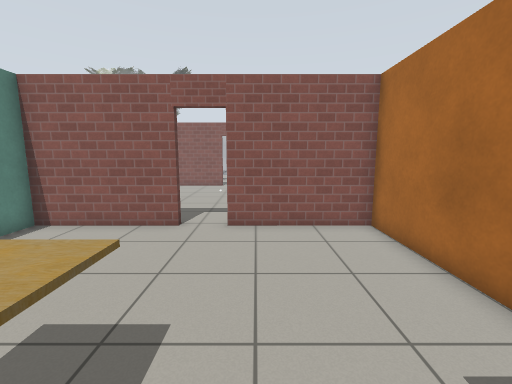
[1] (above)

24 first-person views from a walk through a world built for the Gazebo simulator. The camera is 1.2 m above the floor, tilts 8° down and sees 90° across. Floor lines are 1 m apart. The floor is counted in squares, 0.5 m on a side. Each view is taken from the middle of a square. On the plan, view 1 faces up. The plan holds only what a view shows up to about 17 squares ahead; the rest is blank. The place goes on beyond the plan. The robots in the file are not drawn. Simple patterns stand in for the simulator's built-in surfaces. Some stock models are drawn as simple stand-ins.

[2]
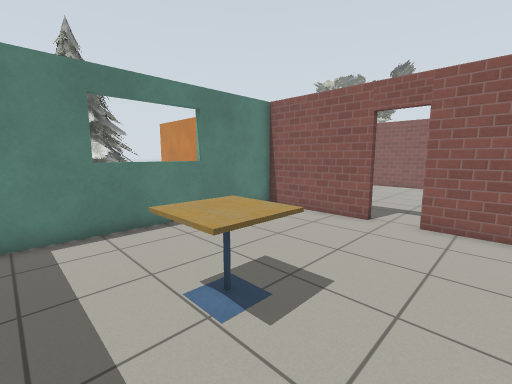

[3]
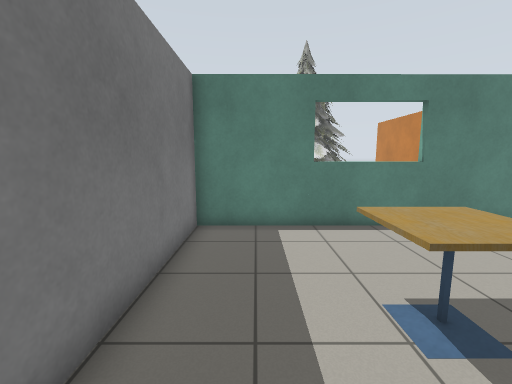

[4]
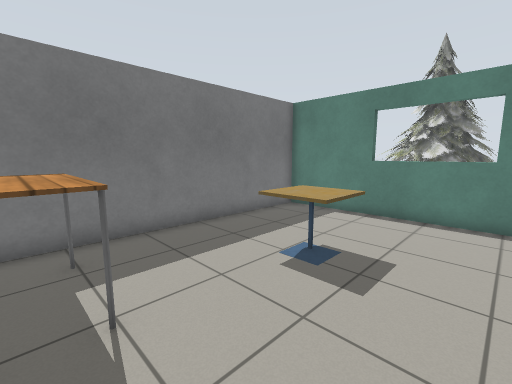

[5]
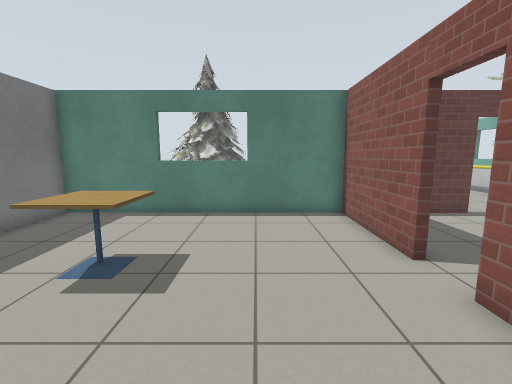

[6]
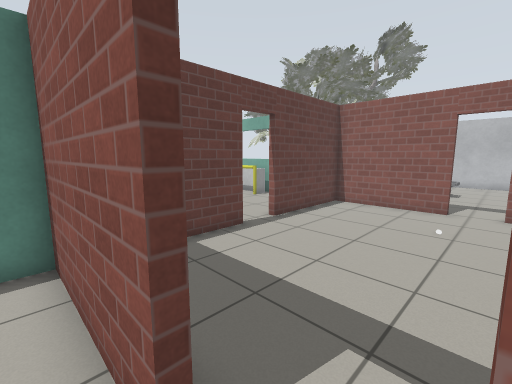

[7]
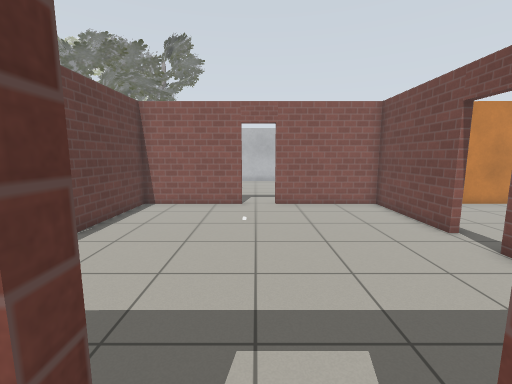

[8]
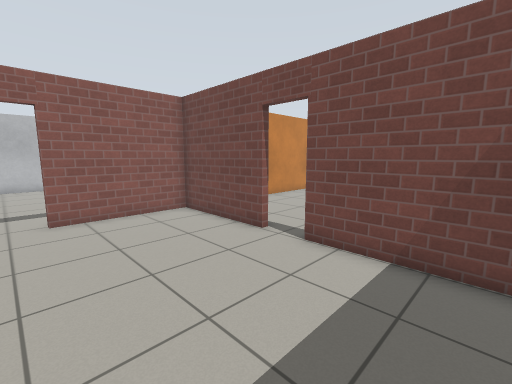

[9]
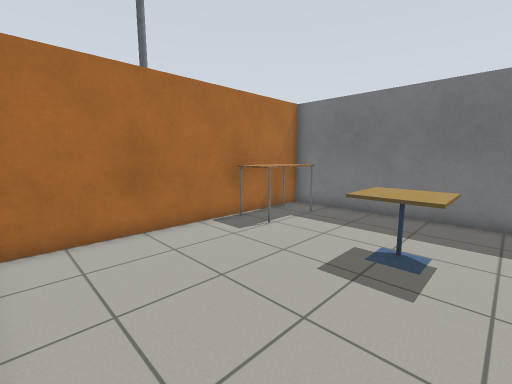

[10]
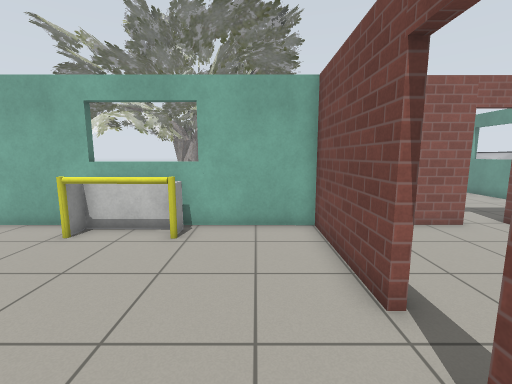

[11]
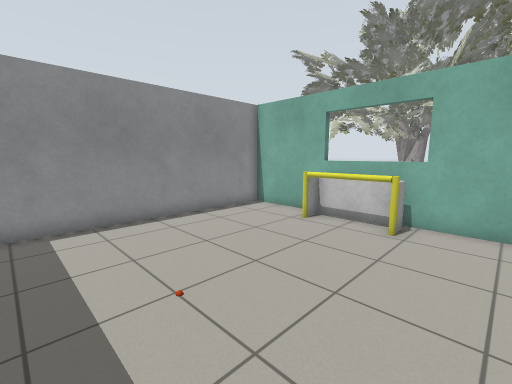

[12]
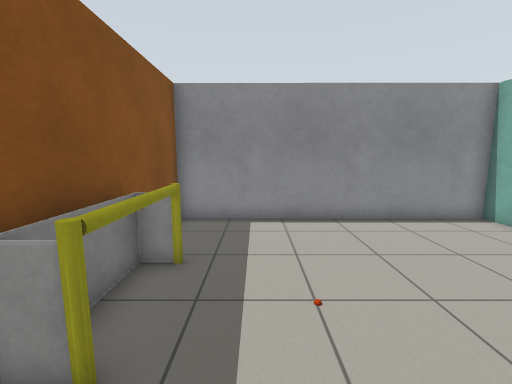

[13]
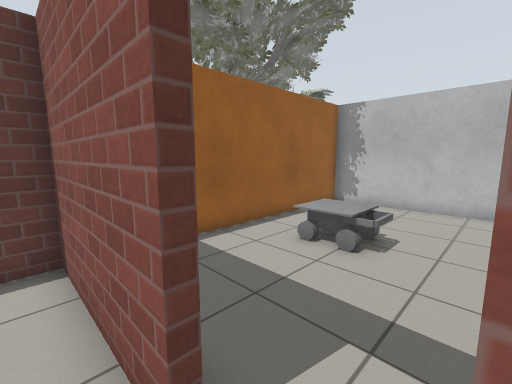

[14]
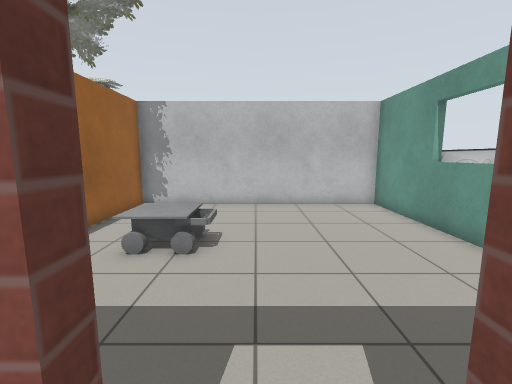

[15]
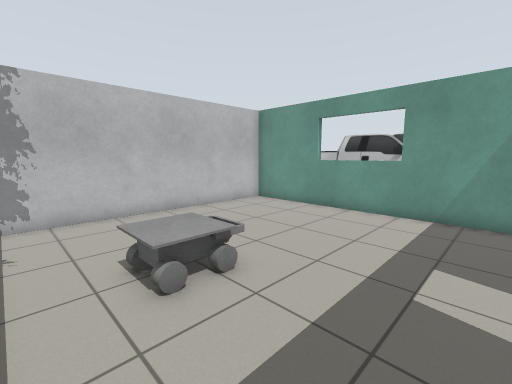

[16]
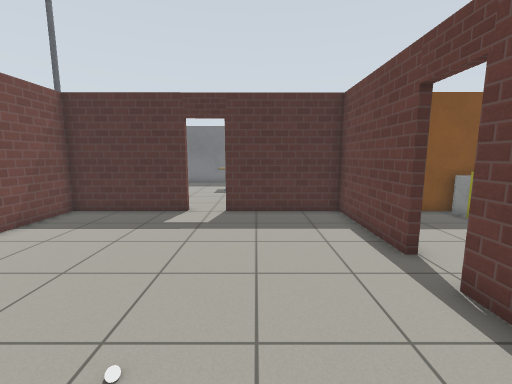

[17]
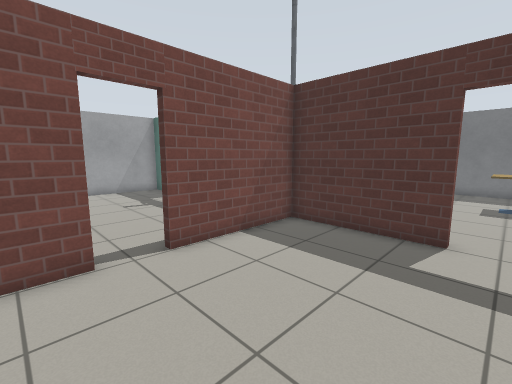

[18]
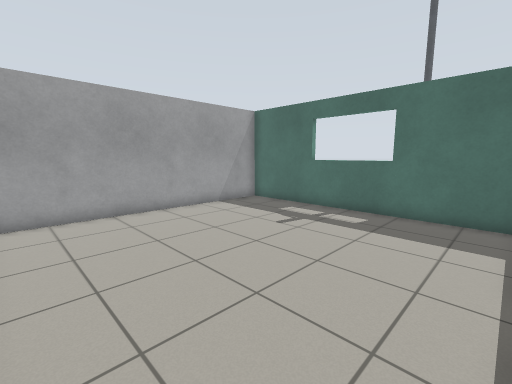

[19]
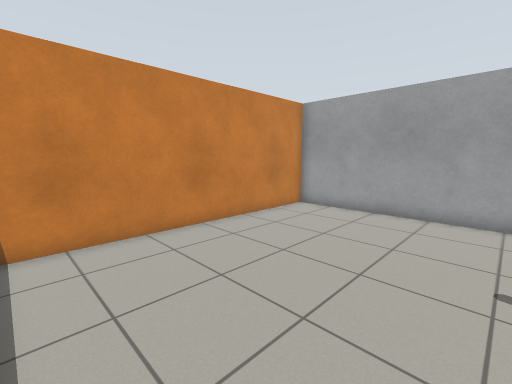

[20]
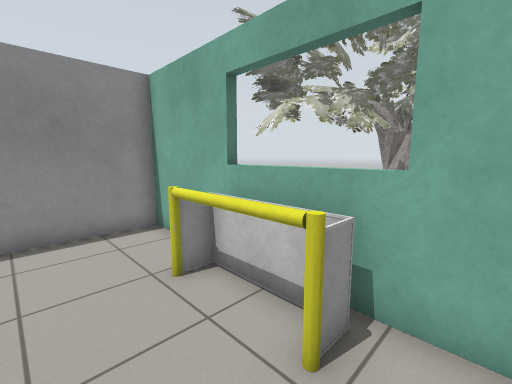

[21]
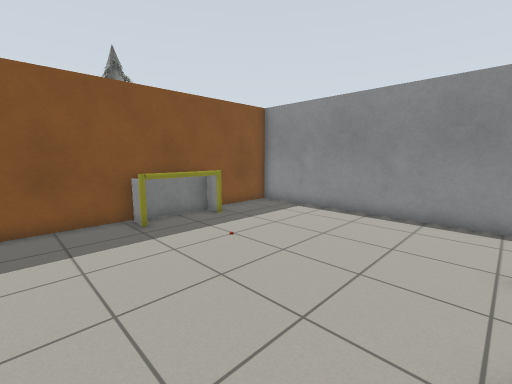

[22]
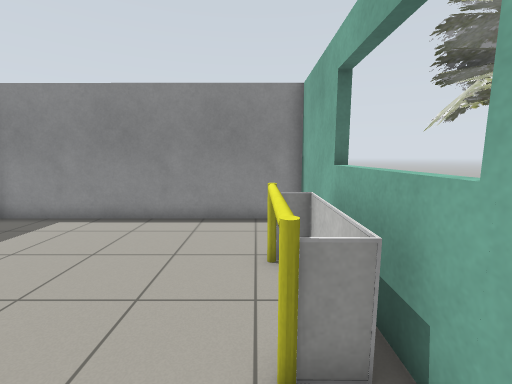

[23]
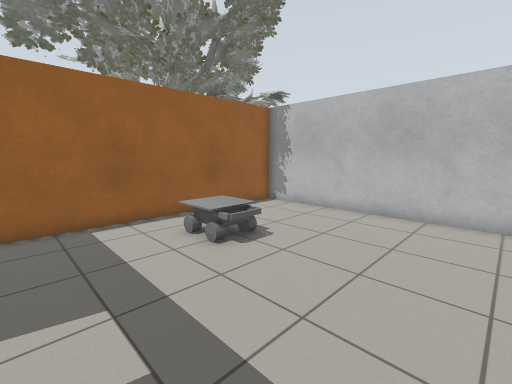

[24]
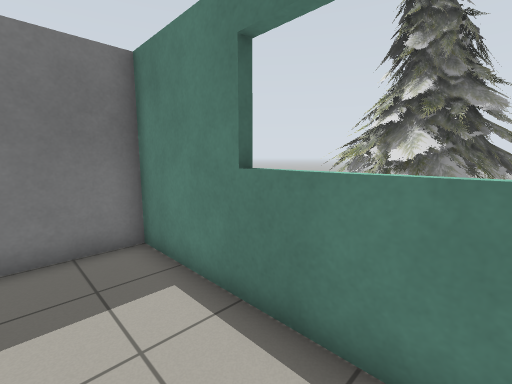

### Floor plan
Ten units are one square. View 1 is at (0, 0); x grows to the right and y downward. Boxes are objects, and circles mark ways between rooms. Rooms are numbered by the first view taken in them; rooms with no view inside come last. Other rooms are left out.
<svg viewBox="-202 -333 368 369">
<path fill="none" stroke="#000" d="M-26 -87 -77 -86 -77 31 40 30 41 -87 -11 -87M-27 -207 -77 -207 -77 -157M-77 -141 -77 -90 -27 -90M-11 -90 41 -90 41 -140M41 -157 41 -207 -10 -207M-80 -157 -79 -207 -196 -207 -197 -90 -88 -90M41 -218 41 -328 -77 -328 -77 -217M48 -90 161 -90 161 -207 47 -207"/>
<rect x="-35" y="-35" width="30" height="30" fill="#bbb"><title>cafe table</title></rect>
<rect x="15" y="-15" width="20" height="30" fill="#bbb"><title>table</title></rect>
<rect x="-165" y="-105" width="50" height="10" fill="#bbb"><title>cup</title></rect>
<rect x="-165" y="-205" width="50" height="20" fill="#bbb"><title>cup</title></rect>
<rect x="-55" y="-285" width="30" height="30" fill="#bbb"><title>other object</title></rect>
<circle cx="-15" cy="-90" r="3" fill="#2a7"/>
<circle cx="-80" cy="-145" r="3" fill="#2a7"/>
<circle cx="-15" cy="-210" r="3" fill="#2a7"/>
<circle cx="40" cy="-145" r="3" fill="#2a7"/>
<text x="-20" y="-30">1</text>
<text x="-20" y="-150">2</text>
<text x="-140" y="-150">3</text>
<text x="-20" y="-270">4</text>
<text x="100" y="-150">5</text>
</svg>
Room 1 opens to room 2. Room 2 opens to room 3. Room 2 opens to room 4. Room 2 opens to room 5.

Where each view was taken, in squares from view 1:
view 1: 0 up, 0 right, facing up
view 2: 1 down, 1 right, facing up-left
view 3: 1 down, 1 right, facing left
view 4: 5 up, 3 right, facing down-left
view 5: 5 up, 3 right, facing left
view 6: 8 up, 1 left, facing up-left
view 7: 8 up, 2 left, facing up
view 8: 10 up, 2 left, facing up-right
view 9: 8 up, 4 left, facing down-right
view 10: 12 up, 10 left, facing up
view 11: 11 up, 10 left, facing up-left
view 12: 12 up, 10 left, facing left
view 13: 20 up, 1 left, facing up-left
view 14: 20 up, 2 left, facing up
view 15: 22 up, 7 left, facing up-right
view 16: 20 up, 4 left, facing down
view 17: 17 up, 2 left, facing down-right
view 18: 20 up, 5 right, facing down-right
view 19: 13 up, 5 right, facing up-right
view 20: 17 up, 11 left, facing up-left
view 21: 19 up, 9 left, facing down-left
view 22: 19 up, 10 left, facing left
view 23: 22 up, 2 right, facing up-left
view 24: 4 up, 5 left, facing down-left
